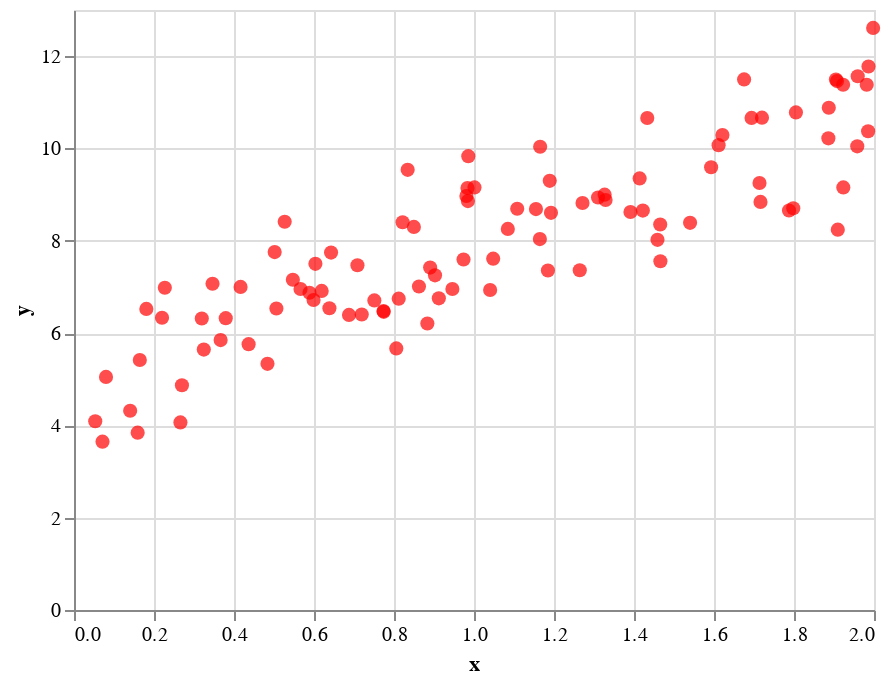

Notebook code cell kept with this figure:
### Markdown cell above
The chart below shows the generated dataset.

### Code cell
origin_chart = make_point_plot(X,y)

#show the chart
origin_chart

### Figure 1 — Vega-Lite specification as saved in the notebook (floating-point values rounded to 4 significant figures)
{"config": {"view": {"continuousWidth": 400, "continuousHeight": 300}}, "data": {"name": "data-d77d4f31777d11718b31df3feb164da9"}, "mark": {"type": "point", "color": "red", "filled": true, "size": 50}, "encoding": {"x": {"type": "quantitative", "field": "x"}, "y": {"type": "quantitative", "field": "y"}}, "$schema": "https://vega.github.io/schema/vega-lite/v4.0.2.json", "datasets": {"data-d77d4f31777d11718b31df3feb164da9": [{"x": 0.8058, "y": 5.668}, {"x": 0.7086, "y": 7.468}, {"x": 1.001, "y": 9.157}, {"x": 0.8904, "y": 7.419}, {"x": 0.1809, "y": 6.524}, {"x": 0.5471, "y": 7.156}, {"x": 1.887, "y": 10.88}, {"x": 0.05309, "y": 4.089}, {"x": 0.08, "y": 5.05}, {"x": 0.5663, "y": 6.954}, {"x": 1.165, "y": 8.036}, {"x": 1.982, "y": 11.38}, {"x": 1.985, "y": 10.37}, {"x": 1.986, "y": 11.78}, {"x": 0.2201, "y": 6.333}, {"x": 1.329, "y": 8.882}, {"x": 1.048, "y": 7.613}, {"x": 0.3463, "y": 7.069}, {"x": 1.886, "y": 10.22}, {"x": 0.4837, "y": 5.333}, {"x": 1.998, "y": 12.61}, {"x": 1.165, "y": 10.04}, {"x": 0.3666, "y": 5.848}, {"x": 0.7737, "y": 6.479}, {"x": 0.3793, "y": 6.323}, {"x": 0.8215, "y": 8.402}, {"x": 1.189, "y": 9.299}, {"x": 1.433, "y": 10.66}, {"x": 0.9738, "y": 7.595}, {"x": 0.6192, "y": 6.913}, {"x": 1.155, "y": 8.687}, {"x": 0.8834, "y": 6.207}, {"x": 0.7194, "y": 6.402}, {"x": 0.6427, "y": 7.744}, {"x": 0.4164, "y": 7.0}, {"x": 0.9025, "y": 7.252}, {"x": 0.9837, "y": 9.141}, {"x": 1.798, "y": 8.704}, {"x": 1.459, "y": 8.02}, {"x": 1.54, "y": 8.388}, {"x": 0.7509, "y": 6.708}, {"x": 0.6875, "y": 6.394}, {"x": 1.31, "y": 8.938}, {"x": 1.422, "y": 8.653}, {"x": 0.2271, "y": 6.981}, {"x": 0.2661, "y": 4.065}, {"x": 0.9121, "y": 6.753}, {"x": 0.3195, "y": 6.316}, {"x": 1.923, "y": 9.156}, {"x": 1.675, "y": 11.5}, {"x": 1.04, "y": 6.933}, {"x": 0.4365, "y": 5.76}, {"x": 0.2698, "y": 4.869}, {"x": 1.958, "y": 10.05}, {"x": 1.414, "y": 9.351}, {"x": 1.72, "y": 10.67}, {"x": 0.7743, "y": 6.461}, {"x": 0.5017, "y": 7.754}, {"x": 0.5989, "y": 6.717}, {"x": 1.714, "y": 9.252}, {"x": 0.946, "y": 6.956}, {"x": 1.327, "y": 8.998}, {"x": 1.611, "y": 10.07}, {"x": 0.506, "y": 6.531}, {"x": 0.1591, "y": 3.842}, {"x": 1.466, "y": 8.352}, {"x": 1.923, "y": 11.38}, {"x": 1.908, "y": 11.46}, {"x": 0.981, "y": 8.97}, {"x": 1.264, "y": 7.361}, {"x": 1.466, "y": 7.557}, {"x": 1.805, "y": 10.78}, {"x": 0.3245, "y": 5.642}, {"x": 0.8118, "y": 6.746}, {"x": 0.8342, "y": 9.537}, {"x": 1.391, "y": 8.623}, {"x": 0.8497, "y": 8.3}, {"x": 1.716, "y": 8.842}, {"x": 1.694, "y": 10.66}, {"x": 0.1404, "y": 4.317}, {"x": 0.6035, "y": 7.501}, {"x": 1.959, "y": 11.56}, {"x": 0.07125, "y": 3.647}, {"x": 0.9848, "y": 8.859}, {"x": 1.905, "y": 11.49}, {"x": 1.621, "y": 10.29}, {"x": 0.5887, "y": 6.875}, {"x": 1.192, "y": 8.606}, {"x": 0.8624, "y": 7.008}, {"x": 1.185, "y": 7.355}, {"x": 1.788, "y": 8.657}, {"x": 1.108, "y": 8.693}, {"x": 0.9857, "y": 9.834}, {"x": 0.6385, "y": 6.539}, {"x": 0.5267, "y": 8.412}, {"x": 1.085, "y": 8.257}, {"x": 0.1645, "y": 5.418}, {"x": 1.271, "y": 8.818}, {"x": 1.593, "y": 9.593}, {"x": 1.909, "y": 8.241}]}}
